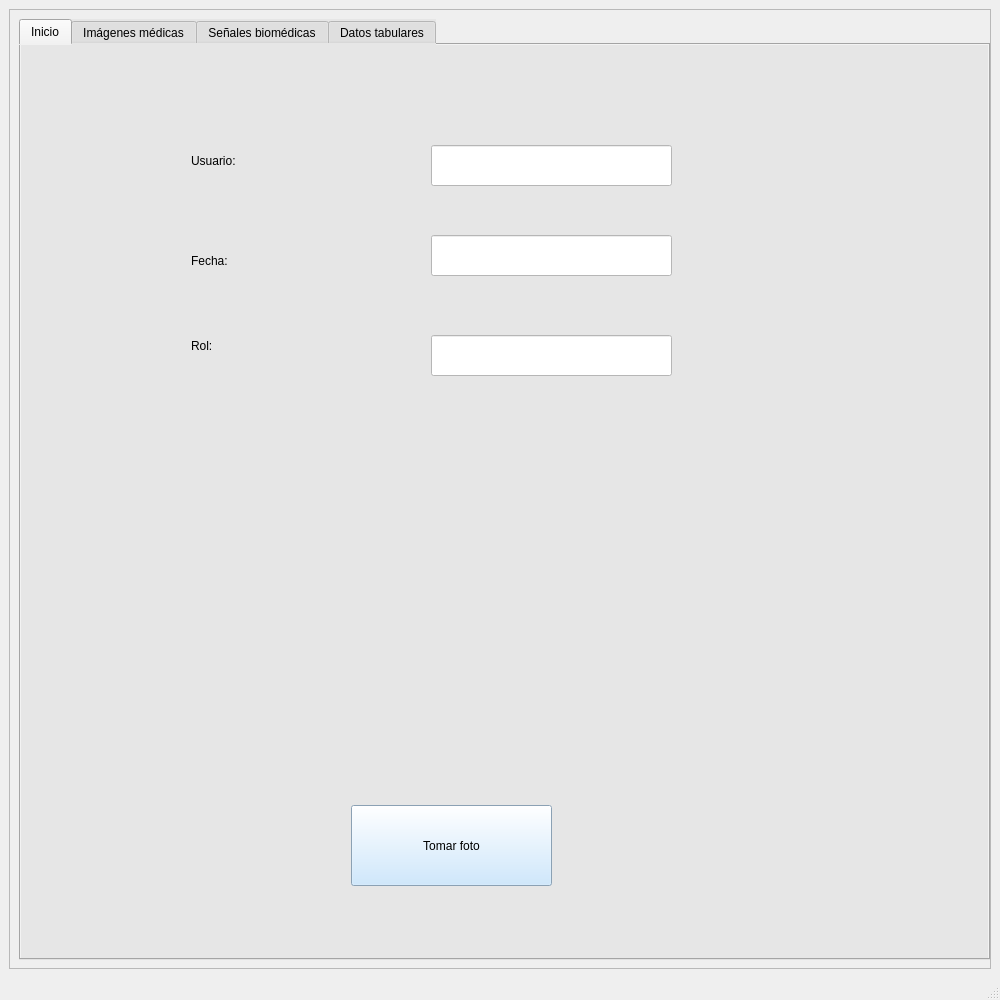
<?xml version="1.0" encoding="UTF-8"?>
<ui version="4.0">
 <class>MainWindow</class>
 <widget class="QMainWindow" name="MainWindow">
  <property name="geometry">
   <rect>
    <x>0</x>
    <y>0</y>
    <width>1000</width>
    <height>1000</height>
   </rect>
  </property>
  <property name="minimumSize">
   <size>
    <width>1000</width>
    <height>1000</height>
   </size>
  </property>
  <property name="windowTitle">
   <string>MainWindow</string>
  </property>
  <widget class="QWidget" name="centralwidget">
   <layout class="QGridLayout" name="gridLayout">
    <item row="0" column="0">
     <widget class="QFrame" name="frame">
      <property name="frameShape">
       <enum>QFrame::StyledPanel</enum>
      </property>
      <property name="frameShadow">
       <enum>QFrame::Raised</enum>
      </property>
      <widget class="QTabWidget" name="tabWidget">
       <property name="geometry">
        <rect>
         <x>10</x>
         <y>10</y>
         <width>971</width>
         <height>941</height>
        </rect>
       </property>
       <property name="minimumSize">
        <size>
         <width>760</width>
         <height>800</height>
        </size>
       </property>
       <property name="styleSheet">
        <string notr="true">background-color: rgb(230, 230, 230);
background-color: rgb(230, 230, 230);
</string>
       </property>
       <property name="currentIndex">
        <number>0</number>
       </property>
       <widget class="QWidget" name="tab">
        <attribute name="title">
         <string>Inicio</string>
        </attribute>
        <widget class="QLabel" name="lblUsuario">
         <property name="geometry">
          <rect>
           <x>170</x>
           <y>80</y>
           <width>231</width>
           <height>71</height>
          </rect>
         </property>
         <property name="styleSheet">
          <string notr="true">font: 75 14pt &quot;Times New Roman&quot;;</string>
         </property>
         <property name="text">
          <string>Usuario:</string>
         </property>
        </widget>
        <widget class="QLabel" name="lblRol">
         <property name="geometry">
          <rect>
           <x>170</x>
           <y>260</y>
           <width>211</width>
           <height>81</height>
          </rect>
         </property>
         <property name="styleSheet">
          <string notr="true">font: 75 14pt &quot;Times New Roman&quot;;</string>
         </property>
         <property name="text">
          <string>Rol:</string>
         </property>
        </widget>
        <widget class="QLabel" name="lblFecha">
         <property name="geometry">
          <rect>
           <x>170</x>
           <y>180</y>
           <width>241</width>
           <height>71</height>
          </rect>
         </property>
         <property name="styleSheet">
          <string notr="true">font: 75 14pt &quot;Times New Roman&quot;;</string>
         </property>
         <property name="text">
          <string>Fecha:</string>
         </property>
        </widget>
        <widget class="QLabel" name="lblFotoUsuario">
         <property name="geometry">
          <rect>
           <x>260</x>
           <y>360</y>
           <width>341</width>
           <height>381</height>
          </rect>
         </property>
         <property name="styleSheet">
          <string notr="true">border-color: rgb(11, 11, 11);</string>
         </property>
         <property name="text">
          <string/>
         </property>
        </widget>
        <widget class="QLineEdit" name="txtUsuarioSesion">
         <property name="geometry">
          <rect>
           <x>410</x>
           <y>100</y>
           <width>241</width>
           <height>41</height>
          </rect>
         </property>
         <property name="styleSheet">
          <string notr="true">background-color: rgb(255, 255, 255);
font: 13pt &quot;Times New Roman&quot;;</string>
         </property>
         <property name="readOnly">
          <bool>true</bool>
         </property>
        </widget>
        <widget class="QLineEdit" name="txtRolSesion_2">
         <property name="geometry">
          <rect>
           <x>410</x>
           <y>290</y>
           <width>241</width>
           <height>41</height>
          </rect>
         </property>
         <property name="styleSheet">
          <string notr="true">background-color: rgb(255, 255, 255);
font: 13pt &quot;Times New Roman&quot;;</string>
         </property>
         <property name="readOnly">
          <bool>true</bool>
         </property>
        </widget>
        <widget class="QLineEdit" name="txtFechaSesion">
         <property name="geometry">
          <rect>
           <x>410</x>
           <y>190</y>
           <width>241</width>
           <height>41</height>
          </rect>
         </property>
         <property name="styleSheet">
          <string notr="true">background-color: rgb(255, 255, 255);
font: 13pt &quot;Times New Roman&quot;;</string>
         </property>
         <property name="readOnly">
          <bool>true</bool>
         </property>
        </widget>
        <widget class="QPushButton" name="btnCapturarFoto">
         <property name="geometry">
          <rect>
           <x>330</x>
           <y>760</y>
           <width>201</width>
           <height>81</height>
          </rect>
         </property>
         <property name="styleSheet">
          <string notr="true">font: 75 12pt &quot;Times New Roman&quot;;

background-color: rgb(194, 225, 252);</string>
         </property>
         <property name="text">
          <string>Tomar foto</string>
         </property>
        </widget>
       </widget>
       <widget class="QWidget" name="tab_4">
        <attribute name="title">
         <string>Imágenes médicas</string>
        </attribute>
        <widget class="QPushButton" name="btnCargarDicom">
         <property name="geometry">
          <rect>
           <x>20</x>
           <y>130</y>
           <width>141</width>
           <height>61</height>
          </rect>
         </property>
         <property name="styleSheet">
          <string notr="true">font: 75 10pt &quot;Times New Roman&quot;;
background-color: rgb(194, 225, 252);</string>
         </property>
         <property name="text">
          <string>Cargar DICOM</string>
         </property>
        </widget>
        <widget class="QPushButton" name="btnConvertirNifti">
         <property name="geometry">
          <rect>
           <x>20</x>
           <y>200</y>
           <width>141</width>
           <height>61</height>
          </rect>
         </property>
         <property name="styleSheet">
          <string notr="true">font: 75 9pt &quot;Times New Roman&quot;;
background-color: rgb(194, 225, 252);</string>
         </property>
         <property name="text">
          <string>Convertir a NIFTI</string>
         </property>
        </widget>
        <widget class="QTableWidget" name="tableMetadatos">
         <property name="geometry">
          <rect>
           <x>180</x>
           <y>60</y>
           <width>261</width>
           <height>331</height>
          </rect>
         </property>
         <property name="styleSheet">
          <string notr="true">background-color: rgb(255, 255, 255);</string>
         </property>
        </widget>
        <widget class="QPushButton" name="btnZoom">
         <property name="geometry">
          <rect>
           <x>40</x>
           <y>670</y>
           <width>151</width>
           <height>61</height>
          </rect>
         </property>
         <property name="styleSheet">
          <string notr="true">font: 75 11pt &quot;Times New Roman&quot;;
background-color: rgb(194, 225, 252);</string>
         </property>
         <property name="text">
          <string>Generar Zoom</string>
         </property>
        </widget>
        <widget class="QPushButton" name="btnGuardarRecorte">
         <property name="geometry">
          <rect>
           <x>240</x>
           <y>670</y>
           <width>161</width>
           <height>61</height>
          </rect>
         </property>
         <property name="styleSheet">
          <string notr="true">font: 75 11pt &quot;Times New Roman&quot;;
background-color: rgb(194, 225, 252);</string>
         </property>
         <property name="text">
          <string>Guardar recorte</string>
         </property>
        </widget>
        <widget class="QLabel" name="lblImagenRecortada">
         <property name="geometry">
          <rect>
           <x>230</x>
           <y>460</y>
           <width>171</width>
           <height>191</height>
          </rect>
         </property>
         <property name="text">
          <string/>
         </property>
        </widget>
        <widget class="QLabel" name="label_10">
         <property name="geometry">
          <rect>
           <x>470</x>
           <y>460</y>
           <width>181</width>
           <height>41</height>
          </rect>
         </property>
         <property name="styleSheet">
          <string notr="true">font: 75 12pt &quot;Times New Roman&quot;;
background-color: rgb(205, 215, 255);</string>
         </property>
         <property name="text">
          <string>&lt;html&gt;&lt;head/&gt;&lt;body&gt;&lt;p align=&quot;center&quot;&gt;&lt;span style=&quot; font-size:8pt;&quot;&gt;Tipo segmentación&lt;/span&gt;&lt;/p&gt;&lt;/body&gt;&lt;/html&gt;</string>
         </property>
        </widget>
        <widget class="QPushButton" name="btnSegmentar">
         <property name="geometry">
          <rect>
           <x>470</x>
           <y>810</y>
           <width>191</width>
           <height>41</height>
          </rect>
         </property>
         <property name="styleSheet">
          <string notr="true">font: 75 11pt &quot;Times New Roman&quot;;
background-color: rgb(194, 225, 252);</string>
         </property>
         <property name="text">
          <string>Aplicar segmentación</string>
         </property>
        </widget>
        <widget class="QLabel" name="label_11">
         <property name="geometry">
          <rect>
           <x>700</x>
           <y>460</y>
           <width>221</width>
           <height>41</height>
          </rect>
         </property>
         <property name="styleSheet">
          <string notr="true">font: 75 12pt &quot;Times New Roman&quot;;
background-color: rgb(205, 215, 255);</string>
         </property>
         <property name="text">
          <string>&lt;html&gt;&lt;head/&gt;&lt;body&gt;&lt;p align=&quot;center&quot;&gt;&lt;span style=&quot; font-size:8pt;&quot;&gt;Transformación morfológica&lt;/span&gt;&lt;/p&gt;&lt;/body&gt;&lt;/html&gt;</string>
         </property>
        </widget>
        <widget class="QLabel" name="label_12">
         <property name="geometry">
          <rect>
           <x>710</x>
           <y>530</y>
           <width>91</width>
           <height>21</height>
          </rect>
         </property>
         <property name="styleSheet">
          <string notr="true">font: 75 11pt &quot;Times New Roman&quot;;</string>
         </property>
         <property name="text">
          <string>&lt;html&gt;&lt;head/&gt;&lt;body&gt;&lt;p align=&quot;center&quot;&gt;Kernel&lt;/p&gt;&lt;/body&gt;&lt;/html&gt;</string>
         </property>
        </widget>
        <widget class="QPushButton" name="btnMorfologia">
         <property name="geometry">
          <rect>
           <x>720</x>
           <y>810</y>
           <width>181</width>
           <height>41</height>
          </rect>
         </property>
         <property name="styleSheet">
          <string notr="true">font: 75 11pt &quot;Times New Roman&quot;;
background-color: rgb(194, 225, 252);</string>
         </property>
         <property name="text">
          <string>Aplicar morfología </string>
         </property>
        </widget>
        <widget class="QSpinBox" name="spinKernel">
         <property name="geometry">
          <rect>
           <x>730</x>
           <y>560</y>
           <width>51</width>
           <height>31</height>
          </rect>
         </property>
         <property name="styleSheet">
          <string notr="true">background-color: rgb(255, 255, 255);</string>
         </property>
        </widget>
        <widget class="QPushButton" name="btnGuardarCSV">
         <property name="geometry">
          <rect>
           <x>20</x>
           <y>270</y>
           <width>141</width>
           <height>61</height>
          </rect>
         </property>
         <property name="styleSheet">
          <string notr="true">font: 75 10pt &quot;Times New Roman&quot;;
background-color: rgb(194, 225, 252);</string>
         </property>
         <property name="text">
          <string>Guardar CSV</string>
         </property>
        </widget>
        <widget class="QComboBox" name="comboSegmentacion">
         <property name="geometry">
          <rect>
           <x>500</x>
           <y>540</y>
           <width>121</width>
           <height>51</height>
          </rect>
         </property>
         <property name="styleSheet">
          <string notr="true">background-color: rgb(255, 255, 255);
font: 10pt &quot;Times New Roman&quot;;</string>
         </property>
         <item>
          <property name="text">
           <string>binary</string>
          </property>
         </item>
         <item>
          <property name="text">
           <string>binary_inv</string>
          </property>
         </item>
         <item>
          <property name="text">
           <string>trunc</string>
          </property>
         </item>
         <item>
          <property name="text">
           <string>tozero</string>
          </property>
         </item>
         <item>
          <property name="text">
           <string>tozero_inv</string>
          </property>
         </item>
        </widget>
        <widget class="QComboBox" name="comboMorfologia">
         <property name="geometry">
          <rect>
           <x>800</x>
           <y>540</y>
           <width>121</width>
           <height>51</height>
          </rect>
         </property>
         <property name="styleSheet">
          <string notr="true">background-color: rgb(255, 255, 255);
font: 10pt &quot;Times New Roman&quot;;</string>
         </property>
         <item>
          <property name="text">
           <string>erosión</string>
          </property>
         </item>
         <item>
          <property name="text">
           <string>dilatación</string>
          </property>
         </item>
         <item>
          <property name="text">
           <string>apertura</string>
          </property>
         </item>
         <item>
          <property name="text">
           <string>cierre</string>
          </property>
         </item>
         <item>
          <property name="text">
           <string>gradiente</string>
          </property>
         </item>
        </widget>
        <widget class="QFrame" name="frame_2">
         <property name="geometry">
          <rect>
           <x>460</x>
           <y>60</y>
           <width>481</width>
           <height>331</height>
          </rect>
         </property>
         <property name="styleSheet">
          <string notr="true">background-color: rgb(205, 215, 255);</string>
         </property>
         <property name="frameShape">
          <enum>QFrame::StyledPanel</enum>
         </property>
         <property name="frameShadow">
          <enum>QFrame::Raised</enum>
         </property>
         <widget class="QLabel" name="lblAxiall">
          <property name="geometry">
           <rect>
            <x>40</x>
            <y>40</y>
            <width>81</width>
            <height>41</height>
           </rect>
          </property>
          <property name="styleSheet">
           <string notr="true">font: 75 10pt &quot;Times New Roman&quot;;
background-color: rgb(255, 255, 255);</string>
          </property>
          <property name="frameShape">
           <enum>QFrame::Box</enum>
          </property>
          <property name="text">
           <string>&lt;html&gt;&lt;head/&gt;&lt;body&gt;&lt;p align=&quot;center&quot;&gt;Axial&lt;/p&gt;&lt;/body&gt;&lt;/html&gt;</string>
          </property>
         </widget>
         <widget class="QLabel" name="lblAxial_2">
          <property name="geometry">
           <rect>
            <x>20</x>
            <y>100</y>
            <width>121</width>
            <height>141</height>
           </rect>
          </property>
          <property name="styleSheet">
           <string notr="true">border-color: rgb(12, 12, 12);</string>
          </property>
          <property name="text">
           <string/>
          </property>
         </widget>
         <widget class="QSlider" name="sliderAxial">
          <property name="geometry">
           <rect>
            <x>30</x>
            <y>260</y>
            <width>91</width>
            <height>16</height>
           </rect>
          </property>
          <property name="orientation">
           <enum>Qt::Horizontal</enum>
          </property>
         </widget>
         <widget class="QLabel" name="lblCoronal_2">
          <property name="geometry">
           <rect>
            <x>170</x>
            <y>100</y>
            <width>121</width>
            <height>141</height>
           </rect>
          </property>
          <property name="styleSheet">
           <string notr="true">border-color: rgb(12, 12, 12);</string>
          </property>
          <property name="text">
           <string/>
          </property>
         </widget>
         <widget class="QLabel" name="lblCoronall">
          <property name="geometry">
           <rect>
            <x>180</x>
            <y>40</y>
            <width>81</width>
            <height>41</height>
           </rect>
          </property>
          <property name="styleSheet">
           <string notr="true">font: 75 10pt &quot;Times New Roman&quot;;
background-color: rgb(255, 255, 255);</string>
          </property>
          <property name="frameShape">
           <enum>QFrame::Box</enum>
          </property>
          <property name="text">
           <string>&lt;html&gt;&lt;head/&gt;&lt;body&gt;&lt;p align=&quot;center&quot;&gt;Coronal&lt;/p&gt;&lt;/body&gt;&lt;/html&gt;</string>
          </property>
         </widget>
         <widget class="QLabel" name="lblSagital_2">
          <property name="geometry">
           <rect>
            <x>320</x>
            <y>100</y>
            <width>121</width>
            <height>141</height>
           </rect>
          </property>
          <property name="styleSheet">
           <string notr="true">border-color: rgb(12, 12, 12);</string>
          </property>
          <property name="text">
           <string/>
          </property>
         </widget>
         <widget class="QLabel" name="lblSagitall">
          <property name="geometry">
           <rect>
            <x>330</x>
            <y>40</y>
            <width>91</width>
            <height>41</height>
           </rect>
          </property>
          <property name="styleSheet">
           <string notr="true">font: 75 10pt &quot;Times New Roman&quot;;
background-color: rgb(255, 255, 255);</string>
          </property>
          <property name="frameShape">
           <enum>QFrame::Box</enum>
          </property>
          <property name="text">
           <string>&lt;html&gt;&lt;head/&gt;&lt;body&gt;&lt;p align=&quot;center&quot;&gt;Sagital&lt;/p&gt;&lt;/body&gt;&lt;/html&gt;</string>
          </property>
         </widget>
         <widget class="QSlider" name="sliderCoronal">
          <property name="geometry">
           <rect>
            <x>170</x>
            <y>260</y>
            <width>91</width>
            <height>16</height>
           </rect>
          </property>
          <property name="orientation">
           <enum>Qt::Horizontal</enum>
          </property>
         </widget>
         <widget class="QSlider" name="sliderSagital">
          <property name="geometry">
           <rect>
            <x>340</x>
            <y>260</y>
            <width>91</width>
            <height>16</height>
           </rect>
          </property>
          <property name="orientation">
           <enum>Qt::Horizontal</enum>
          </property>
         </widget>
         <zorder>lblAxiall</zorder>
         <zorder>sliderAxial</zorder>
         <zorder>lblCoronall</zorder>
         <zorder>lblSagitall</zorder>
         <zorder>sliderCoronal</zorder>
         <zorder>sliderSagital</zorder>
         <zorder>lblCoronal_2</zorder>
         <zorder>lblSagital_2</zorder>
         <zorder>lblAxial_2</zorder>
        </widget>
        <widget class="QLabel" name="lblImagenMorfologica">
         <property name="geometry">
          <rect>
           <x>730</x>
           <y>610</y>
           <width>151</width>
           <height>181</height>
          </rect>
         </property>
         <property name="text">
          <string/>
         </property>
        </widget>
        <widget class="QLabel" name="lblImagenSegmentada">
         <property name="geometry">
          <rect>
           <x>490</x>
           <y>610</y>
           <width>151</width>
           <height>181</height>
          </rect>
         </property>
         <property name="text">
          <string/>
         </property>
        </widget>
        <widget class="QLabel" name="lblImagenOriginal">
         <property name="geometry">
          <rect>
           <x>24</x>
           <y>460</y>
           <width>171</width>
           <height>191</height>
          </rect>
         </property>
         <property name="text">
          <string/>
         </property>
        </widget>
       </widget>
       <widget class="QWidget" name="tab_2">
        <attribute name="title">
         <string>Señales biomédicas</string>
        </attribute>
        <widget class="QPushButton" name="btnCargarMat">
         <property name="geometry">
          <rect>
           <x>100</x>
           <y>50</y>
           <width>171</width>
           <height>91</height>
          </rect>
         </property>
         <property name="styleSheet">
          <string notr="true">font: 75 15pt &quot;Times New Roman&quot;;
background-color: rgb(194, 225, 252);</string>
         </property>
         <property name="text">
          <string>cargar MAT</string>
         </property>
        </widget>
        <widget class="QSpinBox" name="spinCanalInicial">
         <property name="geometry">
          <rect>
           <x>250</x>
           <y>260</y>
           <width>42</width>
           <height>22</height>
          </rect>
         </property>
         <property name="styleSheet">
          <string notr="true">background-color: rgb(255, 255, 255);
font: 10pt &quot;Times New Roman&quot;;</string>
         </property>
        </widget>
        <widget class="QSpinBox" name="spinCanalFinal">
         <property name="geometry">
          <rect>
           <x>360</x>
           <y>260</y>
           <width>42</width>
           <height>22</height>
          </rect>
         </property>
         <property name="styleSheet">
          <string notr="true">background-color: rgb(255, 255, 255);
font: 10pt &quot;Times New Roman&quot;;</string>
         </property>
        </widget>
        <widget class="QLabel" name="label_13">
         <property name="geometry">
          <rect>
           <x>210</x>
           <y>200</y>
           <width>111</width>
           <height>51</height>
          </rect>
         </property>
         <property name="styleSheet">
          <string notr="true">font: 11pt &quot;Times New Roman&quot;;
background-color: rgb(205, 215, 255);
border-color: rgb(11, 11, 11);</string>
         </property>
         <property name="text">
          <string>&lt;html&gt;&lt;head/&gt;&lt;body&gt;&lt;p align=&quot;center&quot;&gt;Canal inicial&lt;/p&gt;&lt;/body&gt;&lt;/html&gt;</string>
         </property>
        </widget>
        <widget class="QLabel" name="label_14">
         <property name="geometry">
          <rect>
           <x>320</x>
           <y>200</y>
           <width>111</width>
           <height>51</height>
          </rect>
         </property>
         <property name="styleSheet">
          <string notr="true">font: 75 11pt &quot;Times New Roman&quot;;
border-color: rgb(11, 11, 11);
background-color: rgb(205, 215, 255);</string>
         </property>
         <property name="text">
          <string>&lt;html&gt;&lt;head/&gt;&lt;body&gt;&lt;p align=&quot;center&quot;&gt;Canal final&lt;/p&gt;&lt;/body&gt;&lt;/html&gt;</string>
         </property>
        </widget>
        <widget class="QPushButton" name="btnAgregarRuido">
         <property name="geometry">
          <rect>
           <x>90</x>
           <y>290</y>
           <width>141</width>
           <height>61</height>
          </rect>
         </property>
         <property name="styleSheet">
          <string notr="true">font: 75 10pt &quot;Times New Roman&quot;;
background-color: rgb(194, 225, 252);</string>
         </property>
         <property name="text">
          <string>Agregar Ruido</string>
         </property>
        </widget>
        <widget class="QPushButton" name="btnMostrarCanales">
         <property name="geometry">
          <rect>
           <x>260</x>
           <y>290</y>
           <width>131</width>
           <height>61</height>
          </rect>
         </property>
         <property name="styleSheet">
          <string notr="true">font: 75 10pt &quot;Times New Roman&quot;;
background-color: rgb(194, 225, 252);</string>
         </property>
         <property name="text">
          <string>Mostrar Canales</string>
         </property>
        </widget>
        <widget class="QRadioButton" name="radioEje0">
         <property name="geometry">
          <rect>
           <x>410</x>
           <y>80</y>
           <width>62</width>
           <height>21</height>
          </rect>
         </property>
         <property name="styleSheet">
          <string notr="true">font: 75 11pt &quot;Times New Roman&quot;;</string>
         </property>
         <property name="text">
          <string>x</string>
         </property>
        </widget>
        <widget class="QRadioButton" name="radioEje1">
         <property name="geometry">
          <rect>
           <x>410</x>
           <y>110</y>
           <width>62</width>
           <height>21</height>
          </rect>
         </property>
         <property name="styleSheet">
          <string notr="true">font: 75 11pt &quot;Times New Roman&quot;;</string>
         </property>
         <property name="text">
          <string>y</string>
         </property>
        </widget>
        <widget class="QRadioButton" name="radioEje2">
         <property name="geometry">
          <rect>
           <x>410</x>
           <y>150</y>
           <width>62</width>
           <height>21</height>
          </rect>
         </property>
         <property name="styleSheet">
          <string notr="true">font: 75 11pt &quot;Times New Roman&quot;;</string>
         </property>
         <property name="text">
          <string>z</string>
         </property>
        </widget>
        <widget class="QPushButton" name="btnEstadisticas">
         <property name="geometry">
          <rect>
           <x>650</x>
           <y>580</y>
           <width>191</width>
           <height>101</height>
          </rect>
         </property>
         <property name="styleSheet">
          <string notr="true">font: 75 11pt &quot;Times New Roman&quot;;
background-color: rgb(194, 225, 252);</string>
         </property>
         <property name="text">
          <string>Calcular Estadísticas</string>
         </property>
        </widget>
        <widget class="QLabel" name="lblGraficarPromedio">
         <property name="geometry">
          <rect>
           <x>520</x>
           <y>240</y>
           <width>411</width>
           <height>301</height>
          </rect>
         </property>
         <property name="text">
          <string/>
         </property>
        </widget>
        <widget class="QLabel" name="lblGraficaDesviacion">
         <property name="geometry">
          <rect>
           <x>20</x>
           <y>360</y>
           <width>461</width>
           <height>491</height>
          </rect>
         </property>
         <property name="text">
          <string/>
         </property>
        </widget>
        <widget class="QLabel" name="label">
         <property name="geometry">
          <rect>
           <x>350</x>
           <y>40</y>
           <width>181</width>
           <height>31</height>
          </rect>
         </property>
         <property name="styleSheet">
          <string notr="true">font: 75 11pt &quot;Times New Roman&quot;;
background-color: rgb(205, 215, 255);</string>
         </property>
         <property name="text">
          <string>&lt;html&gt;&lt;head/&gt;&lt;body&gt;&lt;p align=&quot;center&quot;&gt;Eje de análisis&lt;/p&gt;&lt;/body&gt;&lt;/html&gt;</string>
         </property>
        </widget>
        <widget class="QSpinBox" name="spinRuido">
         <property name="geometry">
          <rect>
           <x>130</x>
           <y>260</y>
           <width>42</width>
           <height>22</height>
          </rect>
         </property>
         <property name="styleSheet">
          <string notr="true">background-color: rgb(255, 255, 255);
font: 10pt &quot;Times New Roman&quot;;</string>
         </property>
        </widget>
        <widget class="QLabel" name="label_2">
         <property name="geometry">
          <rect>
           <x>50</x>
           <y>200</y>
           <width>161</width>
           <height>51</height>
          </rect>
         </property>
         <property name="styleSheet">
          <string notr="true">font: 75 10pt &quot;Times New Roman&quot;;
background-color: rgb(205, 215, 255);</string>
         </property>
         <property name="text">
          <string>&lt;html&gt;&lt;head/&gt;&lt;body&gt;&lt;p align=&quot;center&quot;&gt;Cantidad de ruido&lt;/p&gt;&lt;/body&gt;&lt;/html&gt;</string>
         </property>
        </widget>
        <widget class="QLabel" name="label_3">
         <property name="geometry">
          <rect>
           <x>560</x>
           <y>190</y>
           <width>331</width>
           <height>41</height>
          </rect>
         </property>
         <property name="styleSheet">
          <string notr="true">font: 75 12pt &quot;Times New Roman&quot;;
background-color: rgb(205, 215, 255);</string>
         </property>
         <property name="text">
          <string>&lt;html&gt;&lt;head/&gt;&lt;body&gt;&lt;p align=&quot;center&quot;&gt;&lt;span style=&quot; font-size:14pt;&quot;&gt;GRÁFICA ESTADISTICAS&lt;/span&gt;&lt;/p&gt;&lt;/body&gt;&lt;/html&gt;</string>
         </property>
        </widget>
       </widget>
       <widget class="QWidget" name="tab_3">
        <attribute name="title">
         <string>Datos tabulares</string>
        </attribute>
        <widget class="QPushButton" name="btnCargarDatos">
         <property name="geometry">
          <rect>
           <x>410</x>
           <y>20</y>
           <width>171</width>
           <height>61</height>
          </rect>
         </property>
         <property name="styleSheet">
          <string notr="true">font: 75 13pt &quot;Times New Roman&quot;;
background-color: rgb(194, 225, 252);</string>
         </property>
         <property name="text">
          <string>cargar archivos</string>
         </property>
        </widget>
        <widget class="QComboBox" name="comboColumna1">
         <property name="geometry">
          <rect>
           <x>30</x>
           <y>480</y>
           <width>191</width>
           <height>41</height>
          </rect>
         </property>
         <property name="styleSheet">
          <string notr="true">font: 75 10pt &quot;Times New Roman&quot;;
background-color: rgb(255, 255, 255);</string>
         </property>
         <item>
          <property name="text">
           <string>columna1</string>
          </property>
         </item>
         <item>
          <property name="text">
           <string>columna 2</string>
          </property>
         </item>
         <item>
          <property name="text">
           <string>columna 3</string>
          </property>
         </item>
         <item>
          <property name="text">
           <string>columna 4</string>
          </property>
         </item>
        </widget>
        <widget class="QPushButton" name="btnGraficar">
         <property name="geometry">
          <rect>
           <x>160</x>
           <y>540</y>
           <width>131</width>
           <height>61</height>
          </rect>
         </property>
         <property name="styleSheet">
          <string notr="true">font: 75 10pt &quot;Times New Roman&quot;;
background-color: rgb(194, 225, 252);</string>
         </property>
         <property name="text">
          <string>Graficar columnas</string>
         </property>
        </widget>
        <widget class="QPushButton" name="btnScatter">
         <property name="geometry">
          <rect>
           <x>640</x>
           <y>430</y>
           <width>131</width>
           <height>61</height>
          </rect>
         </property>
         <property name="styleSheet">
          <string notr="true">font: 75 11pt &quot;Times New Roman&quot;;
background-color: rgb(194, 225, 252);</string>
         </property>
         <property name="text">
          <string>Generar Scatter</string>
         </property>
        </widget>
        <widget class="QTableWidget" name="tableDatos">
         <property name="geometry">
          <rect>
           <x>20</x>
           <y>100</y>
           <width>911</width>
           <height>311</height>
          </rect>
         </property>
        </widget>
        <widget class="QComboBox" name="comboColumna1_2">
         <property name="geometry">
          <rect>
           <x>240</x>
           <y>480</y>
           <width>191</width>
           <height>41</height>
          </rect>
         </property>
         <property name="styleSheet">
          <string notr="true">font: 75 10pt &quot;Times New Roman&quot;;
background-color: rgb(255, 255, 255);</string>
         </property>
         <item>
          <property name="text">
           <string>columna1</string>
          </property>
         </item>
         <item>
          <property name="text">
           <string>columna 2</string>
          </property>
         </item>
         <item>
          <property name="text">
           <string>columna 3</string>
          </property>
         </item>
         <item>
          <property name="text">
           <string>columna 4</string>
          </property>
         </item>
        </widget>
        <widget class="QPushButton" name="pushButton">
         <property name="geometry">
          <rect>
           <x>830</x>
           <y>870</y>
           <width>131</width>
           <height>41</height>
          </rect>
         </property>
         <property name="styleSheet">
          <string notr="true">font: 75 10pt &quot;Times New Roman&quot;;
background-color: rgb(255, 255, 255);</string>
         </property>
         <property name="text">
          <string>SALIR</string>
         </property>
        </widget>
        <widget class="QLabel" name="lblScatter">
         <property name="geometry">
          <rect>
           <x>490</x>
           <y>550</y>
           <width>441</width>
           <height>301</height>
          </rect>
         </property>
         <property name="text">
          <string/>
         </property>
        </widget>
        <widget class="QLabel" name="lblColumnas">
         <property name="geometry">
          <rect>
           <x>20</x>
           <y>640</y>
           <width>431</width>
           <height>291</height>
          </rect>
         </property>
         <property name="text">
          <string/>
         </property>
        </widget>
        <widget class="QLabel" name="label_4">
         <property name="geometry">
          <rect>
           <x>30</x>
           <y>420</y>
           <width>391</width>
           <height>51</height>
          </rect>
         </property>
         <property name="styleSheet">
          <string notr="true">font: 75 12pt &quot;Times New Roman&quot;;</string>
         </property>
         <property name="text">
          <string>&lt;html&gt;&lt;head/&gt;&lt;body&gt;&lt;p align=&quot;center&quot;&gt;Columnas a graficar&lt;/p&gt;&lt;/body&gt;&lt;/html&gt;</string>
         </property>
        </widget>
       </widget>
      </widget>
     </widget>
    </item>
   </layout>
  </widget>
  <widget class="QMenuBar" name="menubar">
   <property name="geometry">
    <rect>
     <x>0</x>
     <y>0</y>
     <width>1000</width>
     <height>18</height>
    </rect>
   </property>
  </widget>
  <widget class="QStatusBar" name="statusbar"/>
 </widget>
 <resources/>
 <connections/>
</ui>
